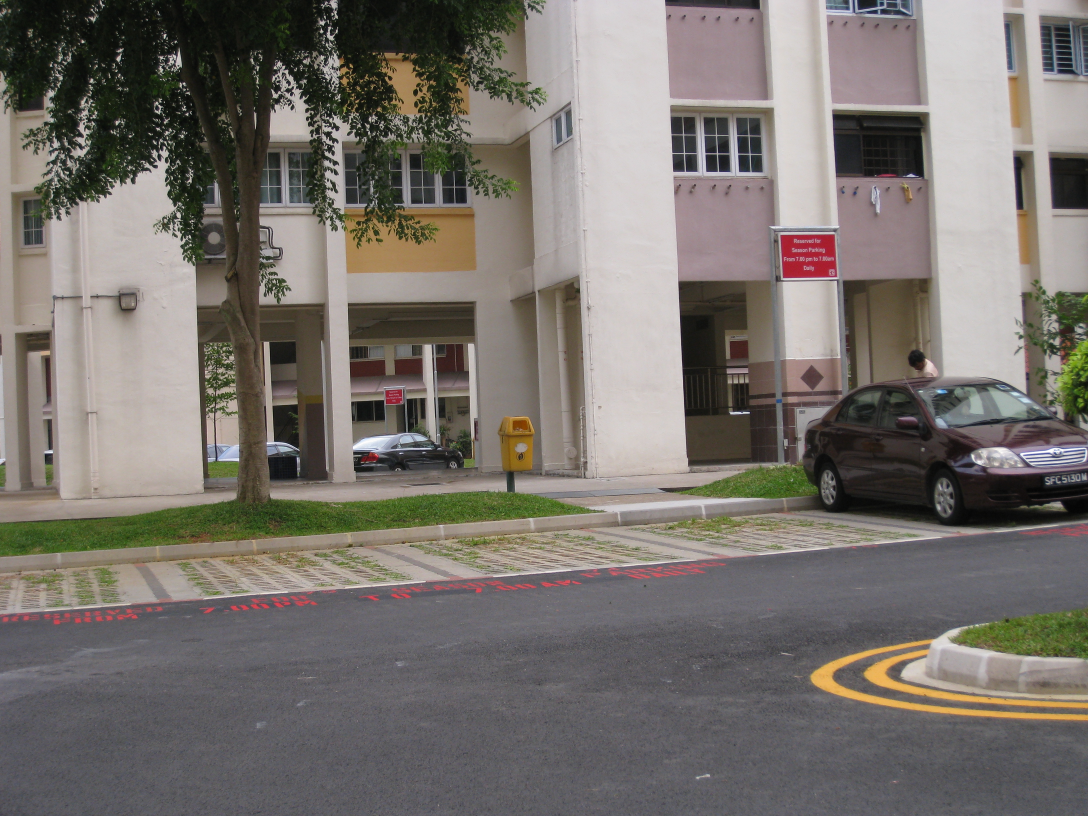
#> input picture A3/Images_Asgnmt3_1/I1/a.JPG, 3264 x 2448 px, found by its file name (shown at 1/3 size)
$ python test.py
#> lines starting #> are read from the running program, lines starting #| are printed output that depends on the picture
'''
Author: Apoorv Agnihotri

Code samples from:
https://kushalvyas.github.io/stitching.html
'''

import cv2 as cv
import numpy as np
import sys

path = './Images_Asgnmt3_1/I1/'
imagesNames = ['a.jpg', 'b.jpg'] #'c.jpg', 'd.jpg', 'e.jpg', 'f.jpg']
scale = (0.3, 0.3)
images = [] # will have 3 channel color imgs
imageNos = len(imagesNames)

for i in range(imageNos):
    print(path + imagesNames[i])
    temp = cv.imread(path + imagesNames[i])
#> temp is the input picture: shape (2448, 3264, 3); mean B, G, R 108.6, 114, 119.4
    temp = cv.resize(temp, None, fx=scale[0], fy=scale[1], interpolation=cv.INTER_CUBIC)
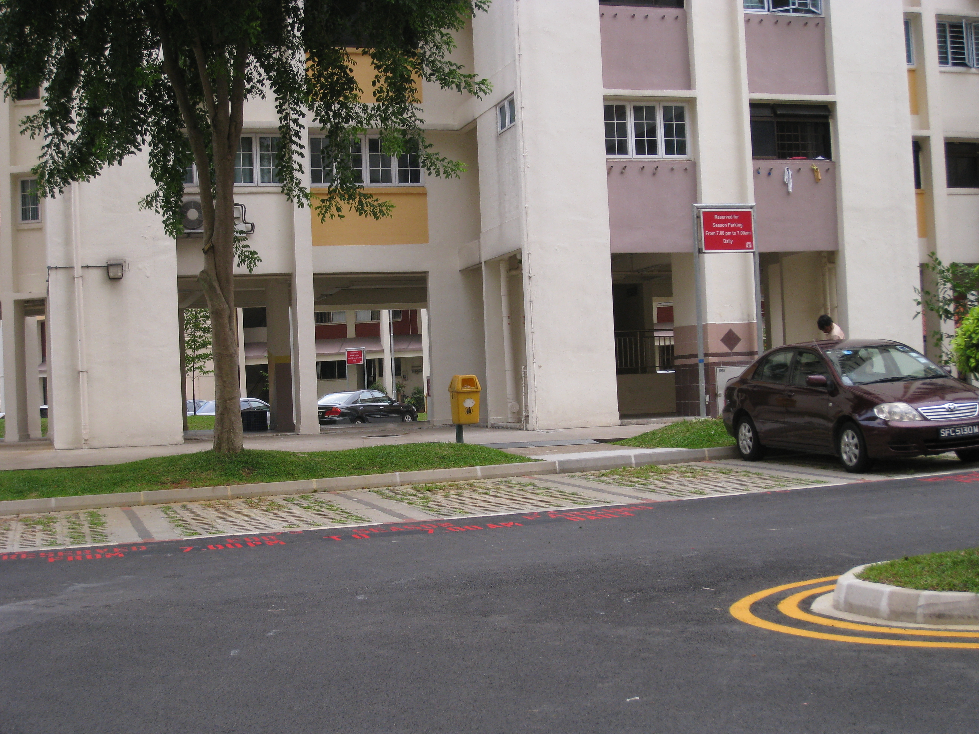
#> temp: shape (734, 979, 3); mean B, G, R 108.6, 114, 119.4
    images.append(temp)
#> pass 2 of the loop `for i in range(imageNos):`:
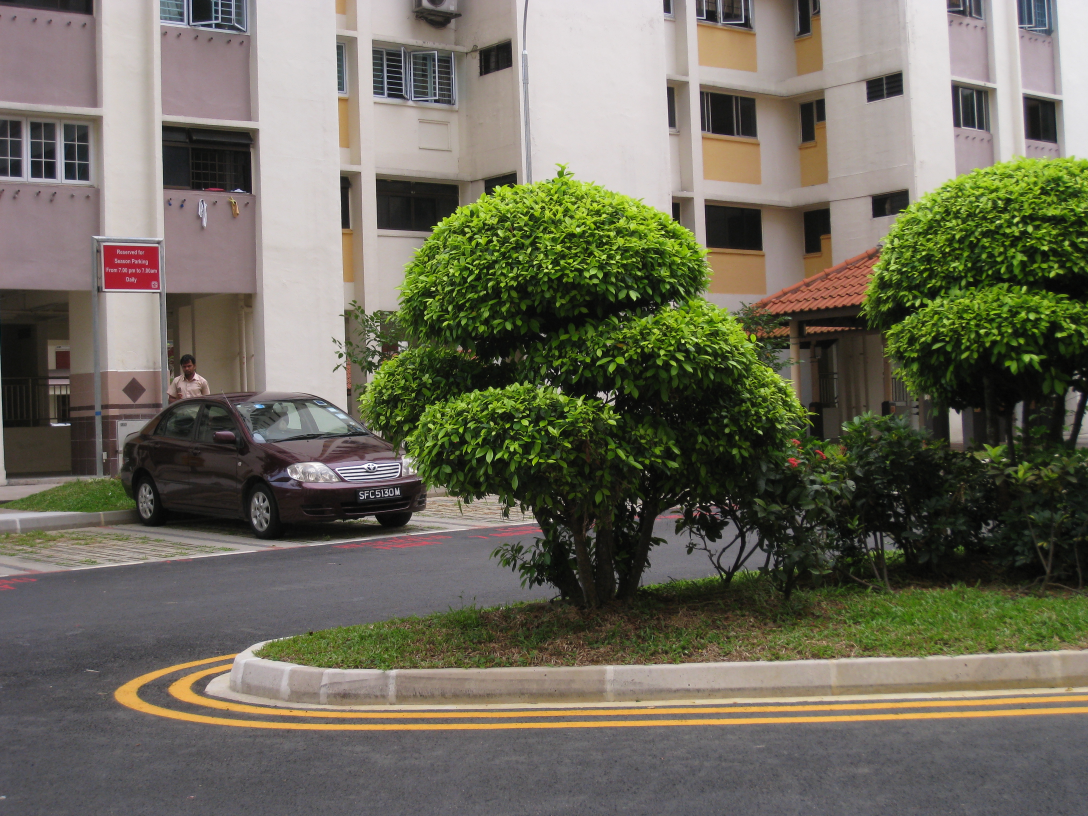
#> input picture A3/Images_Asgnmt3_1/I1/b.JPG, 3264 x 2448 px, found by its file name (shown at 1/3 size)
#> temp is the input picture: shape (2448, 3264, 3); mean B, G, R 91.2, 106.5, 109
#> `temp = cv.resize(temp, None, fx=scale[0], fy=scale[1], interpolation=c..`:
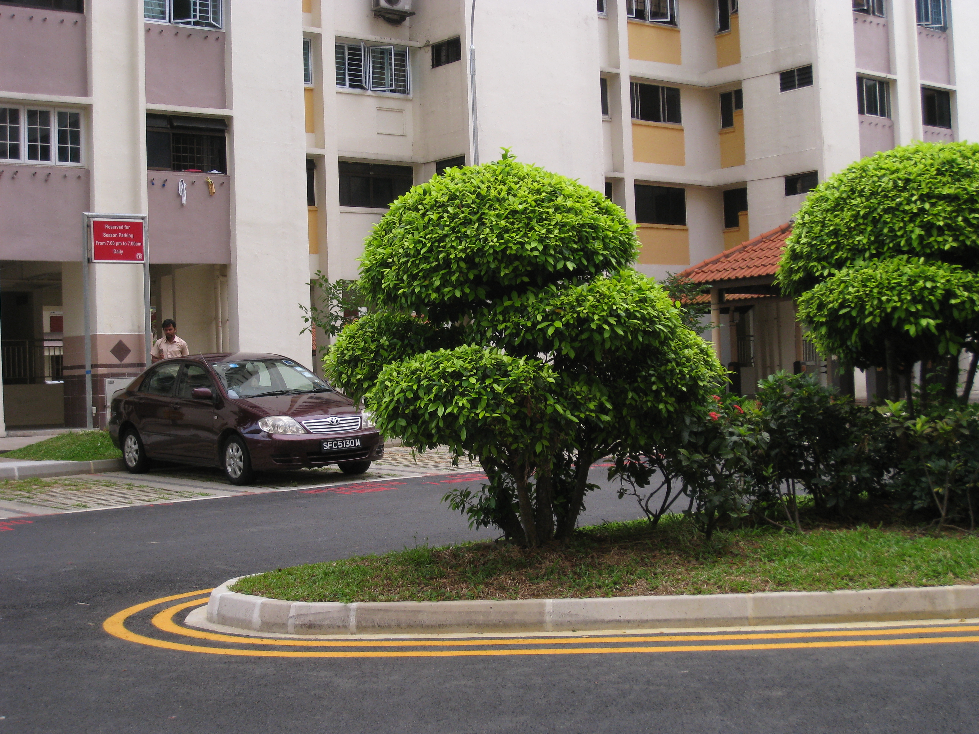
#> temp: shape (734, 979, 3); mean B, G, R 91.3, 106.5, 109
del temp

def keyPointMatching(imgA, imgB): # add an option to send a list of strings, where keypoints return
    imageKeyPoints = []
    imageDescriptors = []
    sift = cv.xfeatures2d.SIFT_create()
    imgA = cv.cvtColor(imgA, cv.COLOR_BGR2GRAY)
    keyPoints, descriptors = sift.detectAndCompute(imgA, None)
    imageDescriptors.append(descriptors)
    imageKeyPoints.append(keyPoints)
    imgB = cv.cvtColor(imgB, cv.COLOR_BGR2GRAY)
    keyPoints, descriptors = sift.detectAndCompute(imgB, None)
    imageDescriptors.append(descriptors)
    imageKeyPoints.append(keyPoints)

    FLANN_INDEX_KDTREE = 0
    index_params = dict(algorithm=FLANN_INDEX_KDTREE, trees=5)
    search_params = dict(checks=50)   # or pass empty dictionary

    # print('1 ', len(imageDescriptors[0]))
    # print('2 ', len(imageDescriptors[1]))
    # print (imageDescriptors[0].shape)
    flann = cv.FlannBasedMatcher(index_params,search_params)
    matches = flann.knnMatch(imageDescriptors[1], imageDescriptors[0], k=2)
    # print (type(matches), matches[0],'type of matches[0][0]'+str(type(matches[0][0])) , matches[0][0], matches[0][0].trainIdx)
    good = []
    for i, (m, n) in enumerate(matches):
        if m.distance < 0.7 * n.distance:
            good.append((m.trainIdx, m.queryIdx))

    #print(type(matches))
    # print('3 ', len(matches))
    matchesMask = [[0,0] for i in range(len(matches))]
    # print('matchesMask',len(matchesMask))
    draw_params = dict(matchColor=(0,255,0),
                      singlePointColor=(255,0,0),
                      matchesMask=matchesMask,
                      flags=0)
    img3 = cv.drawMatchesKnn(images[0], imageKeyPoints[0], images[1], imageKeyPoints[1], matches, None, **draw_params)

    cv.imshow("correspondences", img3)
    # print('length goog ', len(good))
    cv.waitKey()
    if len(good) > 4:
        pointsCurrent = imageKeyPoints[1]
        pointsPrevious = imageKeyPoints[0]

        matchedPointsCurrent = np.float32(
            [pointsCurrent[i].pt for (__, i) in good]
        )
        matchedPointsPrev = np.float32(
            [pointsPrevious[i].pt for (i, __) in good]
        )
        # print(matchedPointsCurrent)
        H, s = cv.findHomography(matchedPointsPrev, matchedPointsCurrent, cv.RANSAC, 4)
        print (H, len(s))
    return (H, s)
def stitch(imgA, imgB, H, s):
    result = cv.warpPerspective(imgA, H, (imgA.shape[1] + imgB.shape[1], imgA.shape[0]))
    result[0:imgB.shape[0], 0:imgB.shape[1]] = imgB
    return result


# the number of images that can matched to a single image
m = 3
r = 4 # number of points to find homography

H, s = keyPointMatching(images[0], images[1])
#> in keyPointMatching, `imgA = cv.cvtColor(imgA, cv.COLOR_BGR2GRAY)`:
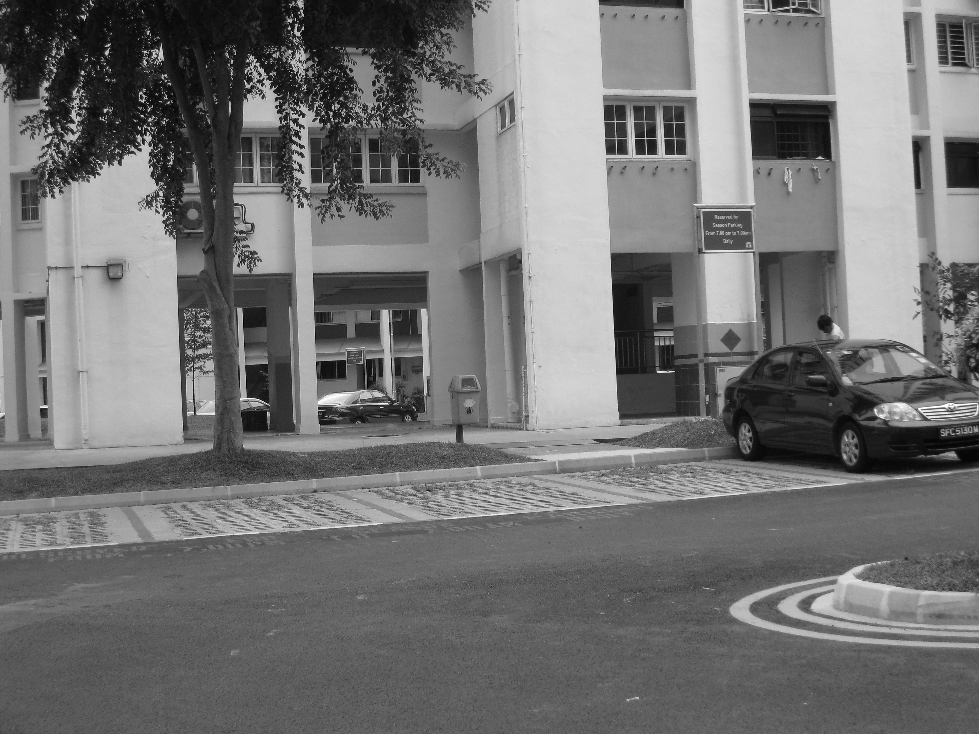
#> imgA: shape (734, 979); min 0, max 255, mean 115
#> in keyPointMatching, `keyPoints, descriptors = sift.detectAndCompute(imgA, None)`: keyPoints = 2739 keypoints; strongest (x, y, size): (289, 28, 2), (74, 37, 1.8), (793, 131, 51.5), (107, 53, 2.9)
#> in keyPointMatching, `imgB = cv.cvtColor(imgB, cv.COLOR_BGR2GRAY)`:
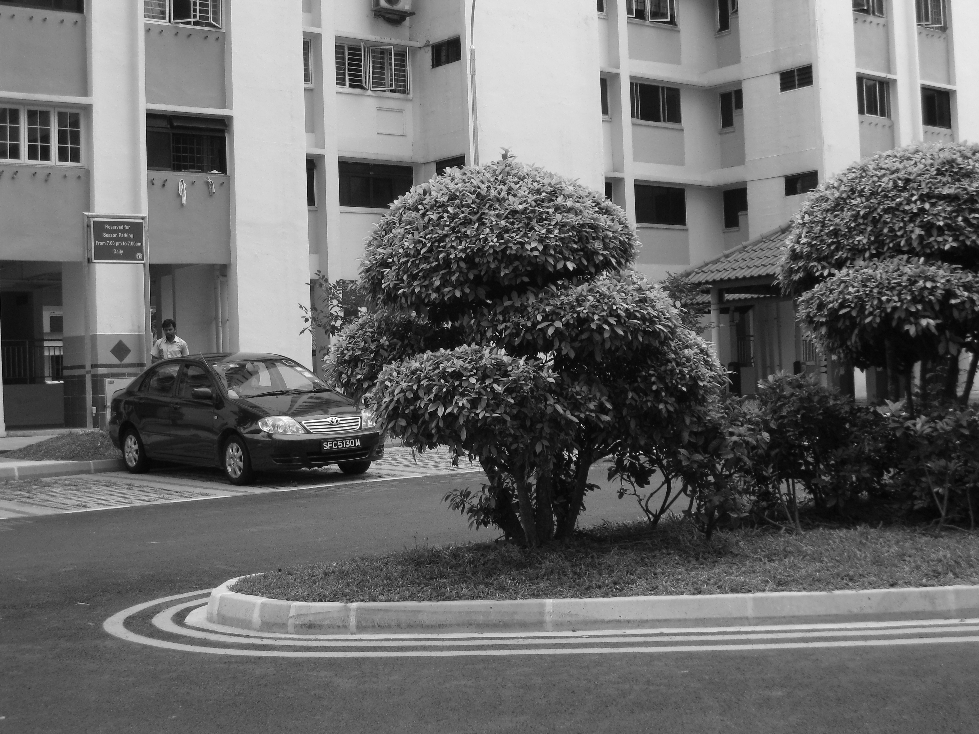
#> imgB: shape (734, 979); min 0, max 255, mean 105.5
#> in keyPointMatching, `keyPoints, descriptors = sift.detectAndCompute(imgB, None)`: keyPoints = 4623 keypoints; strongest (x, y, size): (938, 107, 24.1), (614, 307, 2), (444, 390, 1.9), (189, 144, 51.9)
#> in keyPointMatching, `matches = flann.knnMatch(imageDescriptors[1], imageDescriptors[0], k=2)`: matches = 4623 matches
#> after the loop in keyPointMatching, `for i, (m, n) in enumerate(matches):`: good = 259 pairs, first value 74 to 2727, second value 7 to 4312
#> in keyPointMatching, `matchesMask = [[0,0] for i in range(len(matches))]`: matchesMask = 4623 pairs, first value 0 to 0, second value 0 to 0
#> in keyPointMatching, `draw_params = dict(matchColor=(0,255,0), singlePointColor=(255,0,0), m..`: draw_params = 4 items
#> in keyPointMatching, `img3 = cv.drawMatchesKnn(images[0], imageKeyPoints[0], images[1], imag..`:
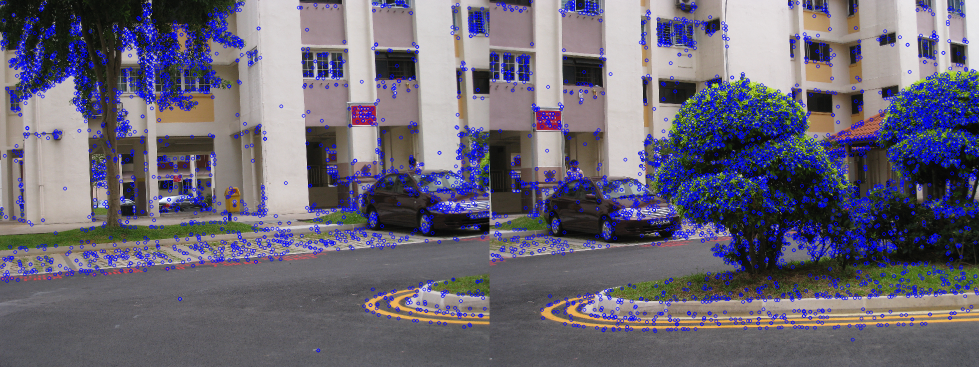
#> img3: shape (734, 1958, 3) (shown at 1/2 size); mean of channels 0, 1, 2 116.5, 101.6, 105.7; drawn as B, G, R
#> in keyPointMatching, `pointsCurrent = imageKeyPoints[1]`: pointsCurrent has the same summary as keyPoints
#> in keyPointMatching, `pointsPrevious = imageKeyPoints[0]`: pointsPrevious = 2739 keypoints; strongest (x, y, size): (289, 28, 2), (74, 37, 1.8), (793, 131, 51.5), (107, 53, 2.9)
#> in keyPointMatching, `matchedPointsCurrent = np.float32( [pointsCurrent[i].pt for (__, i) in..`: matchedPointsCurrent = 259 pairs, first value 7.41 to 927.9, second value 10.72 to 659.3
#> in keyPointMatching, `matchedPointsPrev = np.float32( [pointsPrevious[i].pt for (i, __) in g..`: matchedPointsPrev = 259 pairs, first value 35.1 to 973.1, second value 7.11 to 650.6
#> in keyPointMatching, `H, s = cv.findHomography(matchedPointsPrev, matchedPointsCurrent, cv.R..`: H = [[1.13, -0.0343, -678.8], [0.0665, 1.12, -40.84], [0.000129, 2.43e-05, 1]]; s = 259 values, max 1 at index 0, min 0 at index 4, mean 0.772
#| [[ 1.12536280e+00 -3.43145611e-02 -6.78774154e+02]
#|  [ 6.64921503e-02  1.11769884e+00 -4.08427765e+01]
#|  [ 1.29471473e-04  2.42725924e-05  1.00000000e+00]] 259
result = stitch(images[1], images[0], H, s)
#> in stitch, `result = cv.warpPerspective(imgA, H, (imgA.shape[1] + imgB.shape[1], i..`:
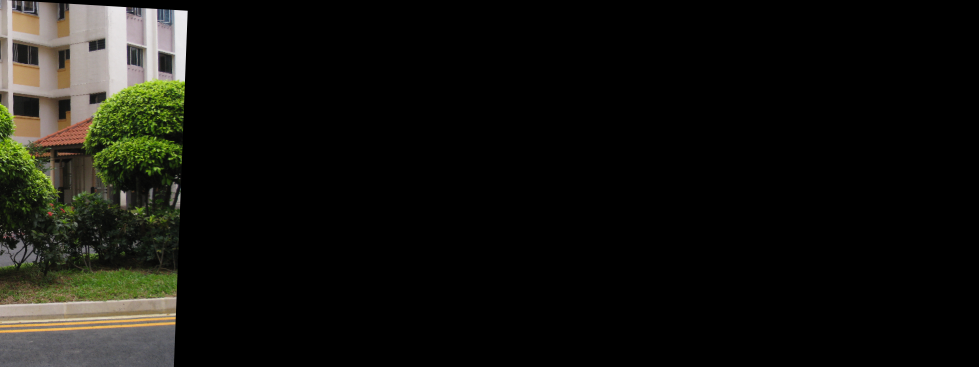
#> result: shape (734, 1958, 3) (shown at 1/2 size); mean B, G, R 14.1, 18, 18.1
#> in stitch, `result[0:imgB.shape[0], 0:imgB.shape[1]] = imgB`:
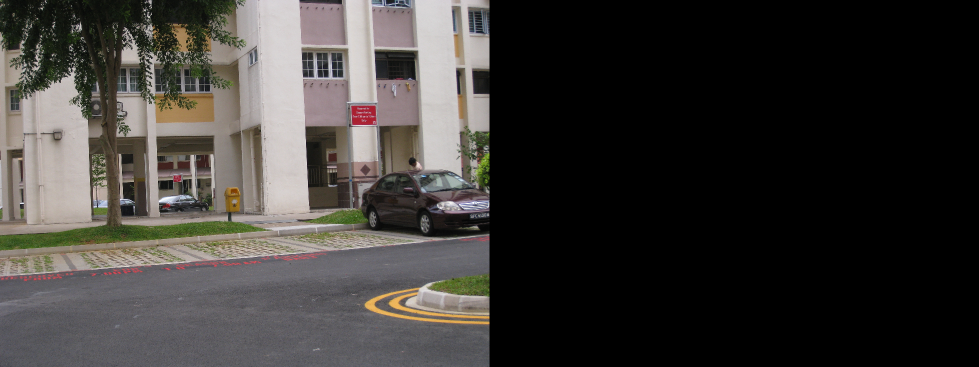
#> result: shape (734, 1958, 3) (shown at 1/2 size); mean B, G, R 54.3, 57, 59.7
cv.imshow("correspondences", result)
cv.waitKey()
